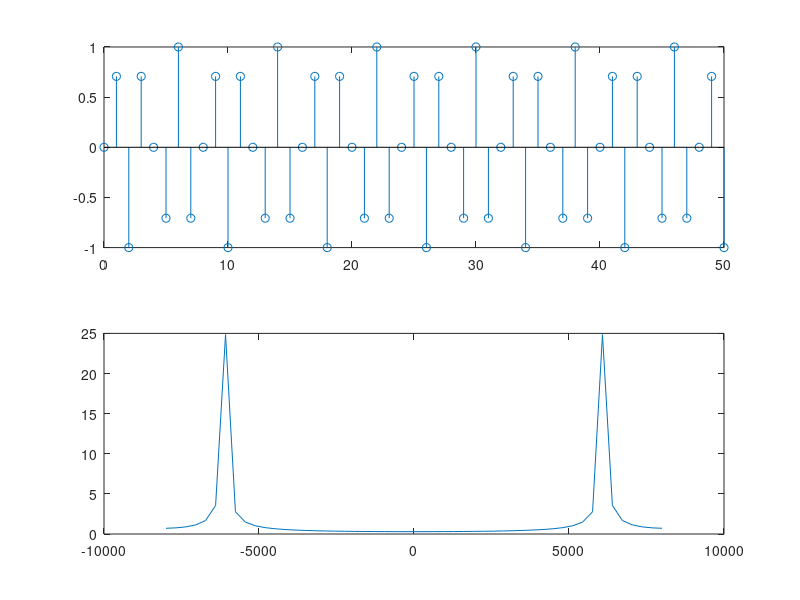

MATLAB code to generate this figure:
f = 6000;
fs = 16000;
w = 2*pi*(f/fs);
N = 50;
n = 0:N;
y = sin(w.*n);
subplot(2,1,1);
stem(n,y);
f = -fs/2:fs/(N):fs/2;
z = fftshift(fft(y));
subplot(2,1,2);
plot(f,abs(z));